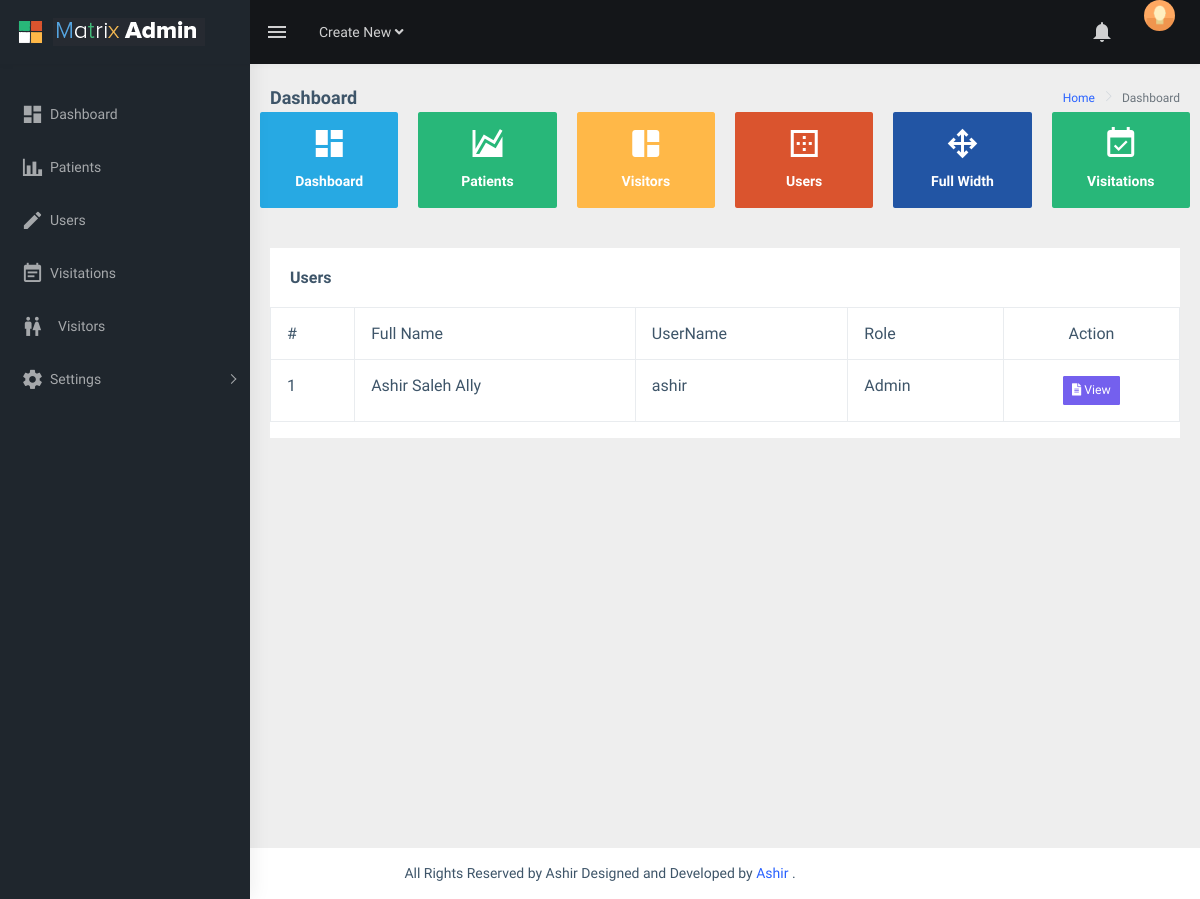
The page / (signed in) on the database its author committed.
### tables this page shows
CREATE TABLE `users` (
  `id` int(11) NOT NULL,
  `fname` varchar(255) NOT NULL,
  `mdname` varchar(255) NOT NULL,
  `lname` varchar(255) NOT NULL,
  `username` varchar(255) NOT NULL,
  `role` varchar(255) NOT NULL,
  `password` varchar(255) NOT NULL
);

### index.php (the view, shortened to what this page needs)
<?php require('includes/header.php'); ?>
<?php
$statement = $db->prepare('SELECT * FROM `users`');
$statement->execute();
?>
<div class="page-breadcrumb">
    <div class="row">
        <div class="col-12 d-flex no-block align-items-center">
            <h4 class="page-title">Dashboard</h4>
            <div class="ms-auto text-end">
                <nav aria-label="breadcrumb">
                    <ol class="breadcrumb">
                        <li class="breadcrumb-item"><a href="index.php">Home</a></li>
                        <li class="breadcrumb-item active" aria-current="page">Dashboard</li>
                    </ol>
                </nav>
            </div>
        </div>
    </div>
</div>
<div class="container">
    <div class="row">
        <div class="col-md-6 col-lg-2 col-xlg-3">
            <a href="#">
                <div class="card card-hover">
                    <div class="box bg-cyan text-center">
                        <h1 class="font-light text-white"><i class="mdi mdi-view-dashboard"></i></h1>
                        <h6 class="text-white">Dashboard</h6>
                    </div>
                </div>
            </a>
        </div>
        <div class="col-md-6 col-lg-2 col-xlg-3">
            <a href="patients.php">
                <div class="card card-hover">
                    <div class="box bg-success text-center">
                        <h1 class="font-light text-white"><i class="mdi mdi-chart-areaspline"></i></h1>
                        <h6 class="text-white">Patients</h6>
                    </div>
                </div>
            </a>
        </div>
        <div class="col-md-6 col-lg-2 col-xlg-3">
            <a href="visitors.php">
                <div class="card card-hover">
                    <div class="box bg-warning text-center">
                        <h1 class="font-light text-white"><i class="mdi mdi-collage"></i></h1>
                        <h6 class="text-white">Visitors</h6>
                    </div>
                </div>
            </a>
        </div>
        <div class="col-md-6 col-lg-2 col-xlg-3">
            <a href="users.php">
                <div class="card card-hover">
                    <div class="box bg-danger text-center">
                        <h1 class="font-light text-white"><i class="mdi mdi-border-outside"></i></h1>
                        <h6 class="text-white">Users</h6>
                    </div>
                </div>
            </a>
        </div>
        <div class="col-md-6 col-lg-2 col-xlg-3">
            <div class="card card-hover">
                <div class="box bg-info text-center">
                    <h1 class="font-light text-white"><i class="mdi mdi-arrow-all"></i></h1>
                    <h6 class="text-white">Full Width</h6>
                </div>
            </div>
        </div>
        <div class="col-md-6 col-lg-2 col-xlg-3">
            <a href="visitations.php">
                <div class="card card-hover">
                    <div class="box bg-success text-center">
                        <h1 class="font-light text-white"><i class="mdi mdi-calendar-check"></i></h1>
                        <h6 class="text-white">Visitations</h6>
                    </div>
                </div>
            </a>
        </div>
    </div>
</div>
<div class="container-fluid">
    <?php if($_SESSION['user']['role'] == 'Admin'){ ?>
    <div class="row">
        <div class="col-12">
            <div class="card">
                <div class="card-body">
                    <h5 class="card-title mb-0">Users</h5>
                </div>
                <table class="table table-bordered">
                    <thead>
                        <tr>
                            <th scope="col">#</th>
                            <th scope="col">Full Name</th>
                            <th scope="col">UserName</th>
                            <th scope="col">Role</th>
                            <th scope="col" class="text-center">Action</th>
                        </tr>
                    </thead>
                    <tbody>
                        <?php $counter = 1; while ($user = $statement->fetch(PDO::FETCH_ASSOC)) { ?>
                        <tr>
                            <th scope="row"><?php echo $counter ?></th>
                            <td><?php echo $user['fname'] . " " . $user['mdname'] . " " . $user['lname'] ?></td>
                            <td><?php echo $user['username']  ?></td>
                            <td><?php echo $user['role'] ?></td>
                            <td class="text-center">
                                <a href="viewUser.php?id=<?php echo $user['id']?>" class="btn btn-primary btn-sm"><i
                                        class="fas fa-file-alt" aria-hidden="true"></i> View</a>
                            </td>
                        </tr>
                        <?php $counter++; } ?>
                    </tbody>
                </table>
            </div>
        </div>
    </div>
    <?php } ?>
</div>
<?php require('includes/footer.php'); ?>

### rows shown on the page
users: fname "Ashir", mdname "Saleh", lname "Ally", username "ashir", role "Admin"
